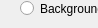
              <widget class="QWidget" name="PBKGMOG2">
               <property name="geometry">
                <rect>
                 <x>0</x>
                 <y>0</y>
                 <width>98</width>
                 <height>28</height>
                </rect>
               </property>
               <attribute name="label">
                <string>Background Subtractor MOG2</string>
               </attribute>
               <widget class="QRadioButton" name="RBTMOG2">
                <property name="geometry">
                 <rect>
                  <x>20</x>
                  <y>0</y>
                  <width>171</width>
                  <height>17</height>
                 </rect>
                </property>
                <property name="text">
                 <string>Background Subtractor MOG2</string>
                </property>
               </widget>
               <widget class="QLabel" name="label_37">
                <property name="geometry">
                 <rect>
                  <x>50</x>
                  <y>30</y>
                  <width>47</width>
                  <height>13</height>
                 </rect>
                </property>
                <property name="text">
                 <string>History:</string>
                </property>
               </widget>
               <widget class="QSpinBox" name="SBHistoryMOG2">
                <property name="geometry">
                 <rect>
                  <x>110</x>
                  <y>20</y>
                  <width>75</width>
                  <height>25</height>
                 </rect>
                </property>
                <property name="maximum">
                 <number>1000</number>
                </property>
                <property name="value">
                 <number>500</number>
                </property>
               </widget>
               <widget class="QSpinBox" name="SBThresholdMOG2">
                <property name="geometry">
                 <rect>
                  <x>110</x>
                  <y>50</y>
                  <width>75</width>
                  <height>25</height>
                 </rect>
                </property>
                <property name="maximum">
                 <number>1000</number>
                </property>
                <property name="value">
                 <number>16</number>
                </property>
               </widget>
               <widget class="QLabel" name="label_38">
                <property name="geometry">
                 <rect>
                  <x>50</x>
                  <y>60</y>
                  <width>47</width>
                  <height>13</height>
                 </rect>
                </property>
                <property name="text">
                 <string>Threshold:</string>
                </property>
               </widget>
               <widget class="QCheckBox" name="CBDshadowsMOG2">
                <property name="geometry">
                 <rect>
                  <x>90</x>
                  <y>90</y>
                  <width>70</width>
                  <height>17</height>
                 </rect>
                </property>
                <property name="text">
                 <string>SHADOWS</string>
                </property>
                <property name="checked">
                 <bool>true</bool>
                </property>
               </widget>
              </widget>
